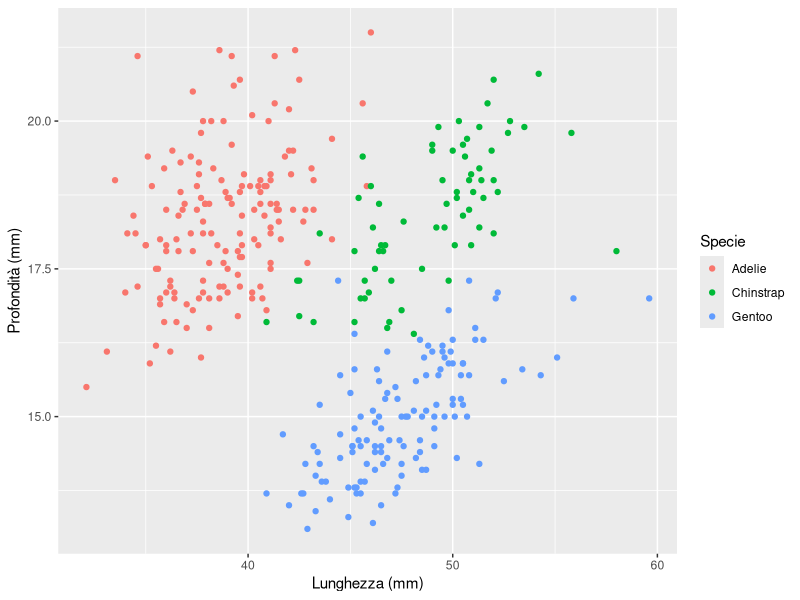

Reproduce this figure in R.
## ---- chunk 1
#| label: setup
#| include: false
library(palmerpenguins)
library(ggplot2)
## ---- chunk 2
#| echo: fenced
#| label: fig-becco
#| fig-cap: "Il becco dei pinguini"
#| output-location: column
#| fig-width: 5
#| fig-height: 4
ggplot(penguins,
       aes(x = bill_length_mm,
           y = bill_depth_mm,
           colour = species)) +
  geom_point() +
  labs(x = "Lunghezza (mm)",
       y = "Profondità (mm)",
       colour = "Specie")
